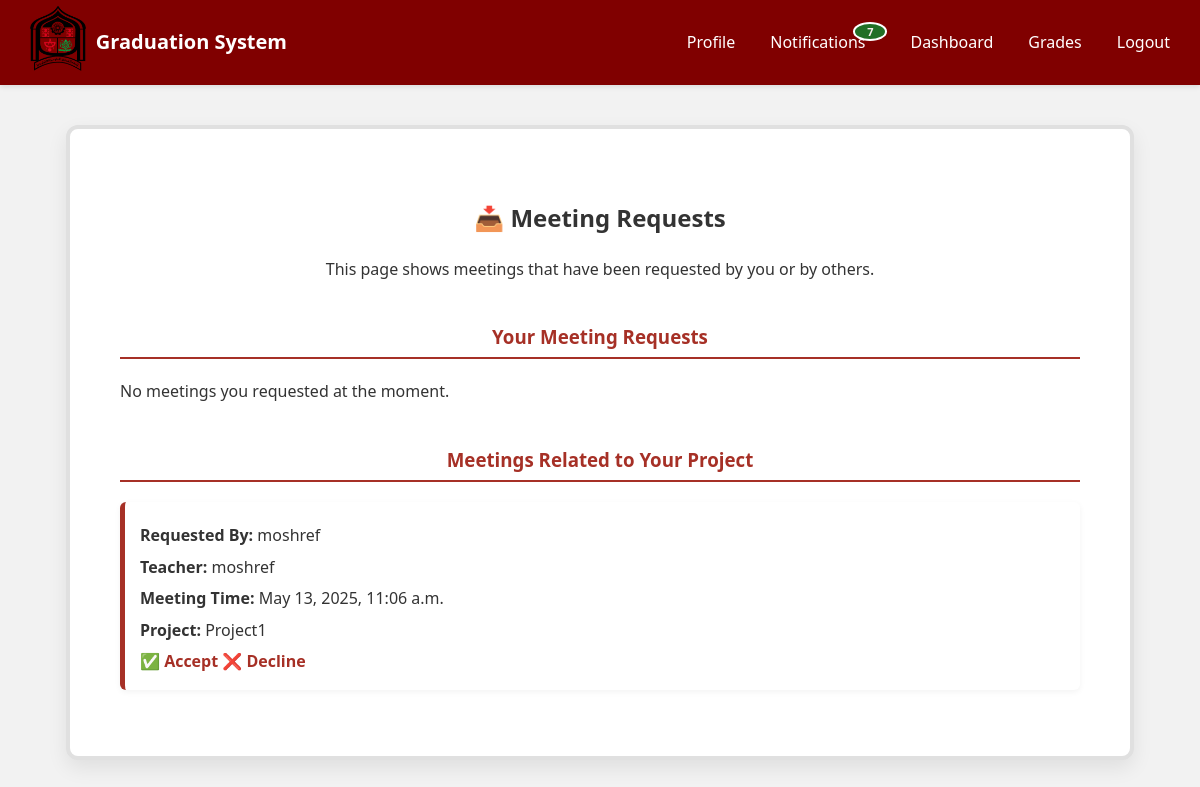
/meetings/requests/ (signed in), run on the app's committed database.
### meeting/models.py (models this page shows, shortened)
class Meeting(models.Model):
    meeting_id = models.AutoField(primary_key=True)
    teacher = models.ForeignKey(
        settings.AUTH_USER_MODEL,
        on_delete=models.CASCADE,
        related_name='meetings_as_teacher'
    )
    requested_by = models.ForeignKey(
        settings.AUTH_USER_MODEL,
        on_delete=models.CASCADE,
        related_name='requested_meetings',
        help_text="User who requested the meeting"
    )
    project = models.ForeignKey(
        Project,
        on_delete=models.SET_NULL,
        null=True,
        blank=True,
        related_name='meetings',
        help_text="Linked project if applicable"
    )
    start_datetime = models.DateTimeField()
    end_datetime = models.DateTimeField()
    status = models.CharField(
        max_length=20,
        choices=MEETING_STATUS_CHOICES,
        default='pending'
    )
    comment = models.TextField(
        blank=True,
        null=True,
        help_text="Message or agenda for the meeting"
    )
    recommendation = models.TextField(
        blank=True,
        null=True,
        help_text="Post-meeting notes or recommendations"
    )
    meeting_report = models.TextField(
        blank=True,
        null=True,
        help_text="Filled by student after meeting is completed"
    )
    created_at = models.DateTimeField(auto_now_add=True)

### users/models.py (models this page shows, shortened)
class User(AbstractUser):
    phone_number = models.CharField(max_length=15, blank=True, null=True)
    department = models.ForeignKey(
        Department,
        on_delete=models.CASCADE,
        related_name='users',
        null=True,
        blank=True
    )

### project/models.py (models this page shows, shortened)
class Project(models.Model):
    name = models.CharField(
        max_length=200,
        help_text="Name of the project"
    )
    description = models.TextField(
        blank=True,
        null=True,
        help_text="Project description"
    )
    academic_year = models.CharField(
        max_length=20,
        blank=True,
        null=True,
        help_text="Academic year"
    )
    field = models.CharField(
        max_length=200,
        blank=True,
        null=True,
        help_text="Field or area of the project"
    )
    department = models.ForeignKey(
        Department,
        on_delete=models.SET_NULL,
        null=True,
        blank=True,
        help_text="Department responsible for the project"
    )
    proposal = models.OneToOneField(
        ProjectProposal,
        on_delete=models.SET_NULL,
        blank=True,
        null=True,
        related_name='accepted_project',
        help_text="The proposal that generated this project (if applicable)"
    )
    supervisor = models.ForeignKey(
        'users.Supervisor',
        on_delete=models.SET_NULL,
        null=True,
        blank=True,
        related_name='projects',
        help_text="Supervisor managing the project (teacher who accepted the proposal)"
    )
    coordinator = models.ForeignKey(
        'users.Coordinator',
        on_delete=models.SET_NULL,
        null=True,
        blank=True,
        related_name='projects',
        help_text="Coordinator responsible for the project"
    )

### meeting/views.py (the view)
# urls.py: path('meetings/requests/', views.meeting_requests_page, name='meeting-requests-page'),
@login_required
def meeting_requests_page(request):
    if is_teacher(request.user):  # Teacher
        teacher_requests = Meeting.objects.filter(teacher=request.user, status='pending', requested_by=request.user).order_by('-created_at')
        student_requests = Meeting.objects.filter(teacher=request.user, status='pending').exclude(requested_by=request.user).order_by('-created_at')
        context = {
            'user_meeting_requests': teacher_requests,
            'received_meeting_requests': student_requests,
        }
    else:  # Student
        student_requests = Meeting.objects.filter(requested_by=request.user, status='pending').order_by('-created_at')
        try:
            student_membership = StudentProjectMembership.objects.get(student=request.user)
            project_related_meetings = Meeting.objects.filter(project=student_membership.project, status='pending').exclude(requested_by=request.user).order_by('-created_at')
        except StudentProjectMembership.DoesNotExist:
            project_related_meetings = []
        context = {
            'user_meeting_requests': student_requests,
            'received_meeting_requests': project_related_meetings,
        }
    return render(request, 'meetings/meeting_requests.html', context)

### notifications/context_processors.py (called while the page is built)
def unread_notifications_count(request):
    if request.user.is_authenticated:
        count = Notification.objects.filter(recipient=request.user, read=False).count()
        return {'unread_notifications_count': count}
    return {'unread_notifications_count': 0}

### users/services.py (called while the page is built)
def is_teacher(user):
    return not any([
        hasattr(user, 'student'),
        hasattr(user, 'coordinator'),
        hasattr(user, 'admin'),
        user.is_superuser,
    ])

### templates/meetings/meeting_requests.html (shortened to what this page needs)
{% extends 'base.html' %}
{% load static %}
{% block head %}
<link rel="stylesheet" href="{% static 'css/meeting/schedule_meeting_student.css' %}">
<link rel="stylesheet" href="{% static 'css/meeting/meeting_requests.css' %}">
{% endblock %}
{% block content %}
{% include "navbar.html" %}
<div class="outer-wrapper">
    <div class="container">
        <h2>📥 Meeting Requests</h2>
        <p>This page shows meetings that have been requested by you or by others.</p>
        {% if user.is_staff %}
            <div class="meeting-section">
                <h3>Meetings You Requested</h3>
                {% if user_meeting_requests %}
                    <ul class="meeting-list">
                        {% for meeting in user_meeting_requests %}
                            <li class="meeting-card">
                                <p><strong>Requested By:</strong> {{ meeting.requested_by.username }}</p>
                                <p><strong>Meeting Time:</strong> {{ meeting.start_datetime }}</p>
                                <p><strong>Project:</strong>
                                    {% if meeting.project %}
                                        {{ meeting.project.name }}
                                    {% else %}
                                        <em>No Project</em>
                                    {% endif %}
                                </p>
                                <a href="{% url 'delete-meeting' meeting.meeting_id %}" class="btn btn-danger">🗑 Delete</a>
                            </li>
                        {% endfor %}
                    </ul>
                {% else %}
                    <p>No meetings you requested at the moment.</p>
                {% endif %}
            </div>
            <div class="meeting-section">
                <h3>Meetings Requested By Students</h3>
                {% if received_meeting_requests %}
                    <ul class="meeting-list">
                        {% for meeting in received_meeting_requests %}
                            <li class="meeting-card">
                                <p><strong>Requested By:</strong> {{ meeting.requested_by.username }}</p>
                                <p><strong>Meeting Time:</strong> {{ meeting.start_datetime }}</p>
                                <p><strong>Project:</strong>
                                    {% if meeting.project %}
                                        {{ meeting.project.name }}
                                    {% else %}
                                        <em>No Project</em>
                                    {% endif %}
                                </p>
                                <a href="{% url 'accept-meeting' meeting.meeting_id %}" class="btn btn-success">✅ Accept</a>
                                <a href="{% url 'decline-meeting' meeting.meeting_id %}" class="btn btn-danger">❌ Decline</a>
                            </li>
                        {% endfor %}
                    </ul>
                {% else %}
                    <p>No meetings requested by students at the moment.</p>
                {% endif %}
            </div>
        {% else %}
            <div class="meeting-section">
                <h3>Your Meeting Requests</h3>
                {% if user_meeting_requests %}
                    <ul class="meeting-list">
                        {% for meeting in user_meeting_requests %}
                            <li class="meeting-card">
                                <p><strong>Teacher:</strong> {{ meeting.teacher.username }}</p>
                                <p><strong>Meeting Time:</strong> {{ meeting.start_datetime }}</p>
                                <p><strong>Project:</strong>
                                    {% if meeting.project %}
                                        {{ meeting.project.name }}
                                    {% else %}
                                        <em>No Project</em>
                                    {% endif %}
                                </p>
                                <a href="{% url 'delete-meeting' meeting.meeting_id %}" class="btn btn-danger">🗑 Delete</a>
                            </li>
                        {% endfor %}
                    </ul>
                {% else %}
                    <p>No meetings you requested at the moment.</p>
                {% endif %}
            </div>
            <div class="meeting-section">
                <h3>Meetings Related to Your Project</h3>
                {% if received_meeting_requests %}
                    <ul class="meeting-list">
                        {% for meeting in received_meeting_requests %}
                            <li class="meeting-card">
                                <p><strong>Requested By:</strong> {{ meeting.requested_by.username }}</p>
                                <p><strong>Teacher:</strong> {{ meeting.teacher.username }}</p>
                                <p><strong>Meeting Time:</strong> {{ meeting.start_datetime }}</p>
                                <p><strong>Project:</strong>
                                    {% if meeting.project %}
                                        {{ meeting.project.name }}
                                    {% else %}
                                        <em>No Project</em>
                                    {% endif %}
                                </p>
                                <a href="{% url 'accept-meeting' meeting.meeting_id %}" class="btn btn-success">✅ Accept</a>
                                <a href="{% url 'decline-meeting' meeting.meeting_id %}" class="btn btn-danger">❌ Decline</a>
                            </li>
                        {% endfor %}
                    </ul>
                {% else %}
                    <p>No meetings related to your project at the moment.</p>
                {% endif %}
            </div>
        {% endif %}
    </div>
</div>
{% endblock %}

### static/css/style.css (style rules this page uses)
body { font-family: 'Segoe UI', Tahoma, Geneva, Verdana, sans-serif; margin: 0px; padding: 0; background-color: #f7f0ed; color: #333; line-height: 1.6; }
:root { --button-color: #a63026; --button-hover-color: #4d8080; --button-text-color: white; --button-disabled-color: #cccccc; }

### static/css/meeting/schedule_meeting_student.css (style rules this page uses)
body { font-family: 'Segoe UI', sans-serif; background-color: #f2f2f2; color: #333; margin: 0; padding: 0; }
.outer-wrapper { max-width: 1000px; margin: 40px auto; padding: 30px; background: #ffffff; border: 4px solid #e0e0e0; border-radius: 12px; box-shadow: 0 8px 20px rgba(0, 0, 0, 0.08); }
.container { max-width: 1200px; margin: 0 auto; padding: 20px; text-align: center; }
h2 { color: #333; margin-bottom: 20px; text-align: center; }

### static/css/meeting/meeting_requests.css (style rules this page uses)
.meeting-section { margin-top: 40px; text-align: left; }
.meeting-section h3 { color: #a63026; border-bottom: 2px solid #a63026; padding-bottom: 5px; margin-bottom: 20px; text-align: center; }
.meeting-list { list-style: none; padding: 0; }
.meeting-card { background: #fff; border-left: 5px solid #a63026; padding: 15px; margin-bottom: 15px; border-radius: 6px; box-shadow: 0 2px 6px rgba(0,0,0,0.05); }
.meeting-card p { margin: 6px 0; }
a { color: #a63026; text-decoration: none; font-weight: 500; transition: all 0.3s ease; }
.meeting-card a { color: #a63026; font-weight: 600; text-decoration: none; transition: color 0.3s ease, transform 0.2s ease; }

### data on the page
Meeting: requested_by.username "moshref", teacher.username "moshref", start_datetime "May 13, 2025, 11:06 a.m.", project.name "Project1"

### other printed values
{{ unread_notifications_count }} "7"
